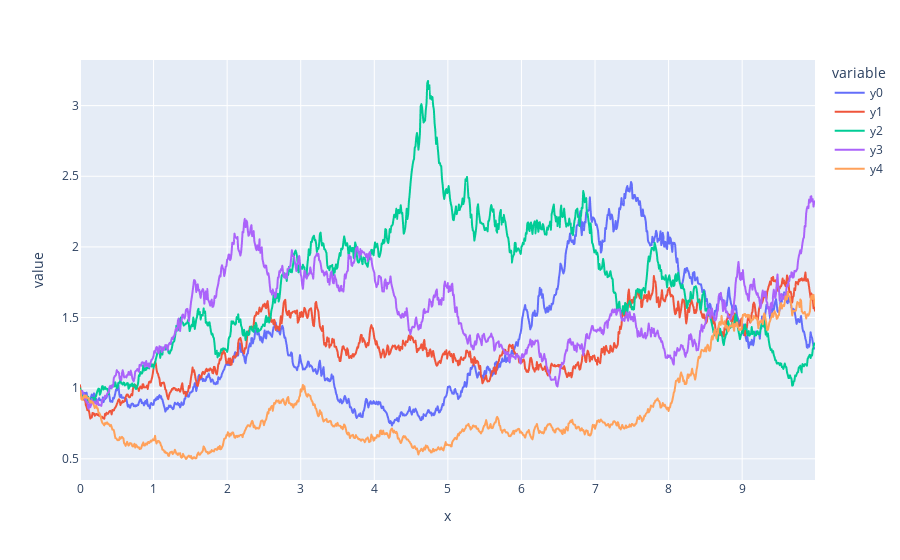

Notebook source saved alongside this figure:
### Code cell
simulation_data = {}

nsims = 5
for i in range(nsims):
    x, y = simulate_1d_gbm()
    simulation_data['x'] = x
    simulation_data['y{col}'.format(col=i)] = y

ycols = ['y{col}'.format(col=i) for i in range(nsims)]
fig = px.line(simulation_data, x='x', y=ycols)
fig.show()

### Figure 1 — Plotly figure (JSON) as saved in the notebook; plotly's stock layout.template omitted (floating-point values rounded to 4 significant figures; data arrays with more than 128 entries replaced by an {"elided": "..."} marker saying what was removed)
{"data": [{"hovertemplate": "variable=y0<br>x=%{x}<br>value=%{y}<extra></extra>", "legendgroup": "y0", "line": {"color": "#636efa", "dash": "solid"}, "marker": {"symbol": "circle"}, "mode": "lines", "name": "y0", "showlegend": true, "type": "scattergl", "x": {"elided": "1000 float values"}, "xaxis": "x", "y": {"elided": "1000 float values"}, "yaxis": "y"}, {"hovertemplate": "variable=y1<br>x=%{x}<br>value=%{y}<extra></extra>", "legendgroup": "y1", "line": {"color": "#EF553B", "dash": "solid"}, "marker": {"symbol": "circle"}, "mode": "lines", "name": "y1", "showlegend": true, "type": "scattergl", "x": {"elided": "1000 float values"}, "xaxis": "x", "y": {"elided": "1000 float values"}, "yaxis": "y"}, {"hovertemplate": "variable=y2<br>x=%{x}<br>value=%{y}<extra></extra>", "legendgroup": "y2", "line": {"color": "#00cc96", "dash": "solid"}, "marker": {"symbol": "circle"}, "mode": "lines", "name": "y2", "showlegend": true, "type": "scattergl", "x": {"elided": "1000 float values"}, "xaxis": "x", "y": {"elided": "1000 float values"}, "yaxis": "y"}, {"hovertemplate": "variable=y3<br>x=%{x}<br>value=%{y}<extra></extra>", "legendgroup": "y3", "line": {"color": "#ab63fa", "dash": "solid"}, "marker": {"symbol": "circle"}, "mode": "lines", "name": "y3", "showlegend": true, "type": "scattergl", "x": {"elided": "1000 float values"}, "xaxis": "x", "y": {"elided": "1000 float values"}, "yaxis": "y"}, {"hovertemplate": "variable=y4<br>x=%{x}<br>value=%{y}<extra></extra>", "legendgroup": "y4", "line": {"color": "#FFA15A", "dash": "solid"}, "marker": {"symbol": "circle"}, "mode": "lines", "name": "y4", "showlegend": true, "type": "scattergl", "x": {"elided": "1000 float values"}, "xaxis": "x", "y": {"elided": "1000 float values"}, "yaxis": "y"}], "layout": {"legend": {"title": {"text": "variable"}, "tracegroupgap": 0}, "margin": {"t": 60}, "xaxis": {"anchor": "y", "domain": [0, 1], "title": {"text": "x"}}, "yaxis": {"anchor": "x", "domain": [0, 1], "title": {"text": "value"}}}}
